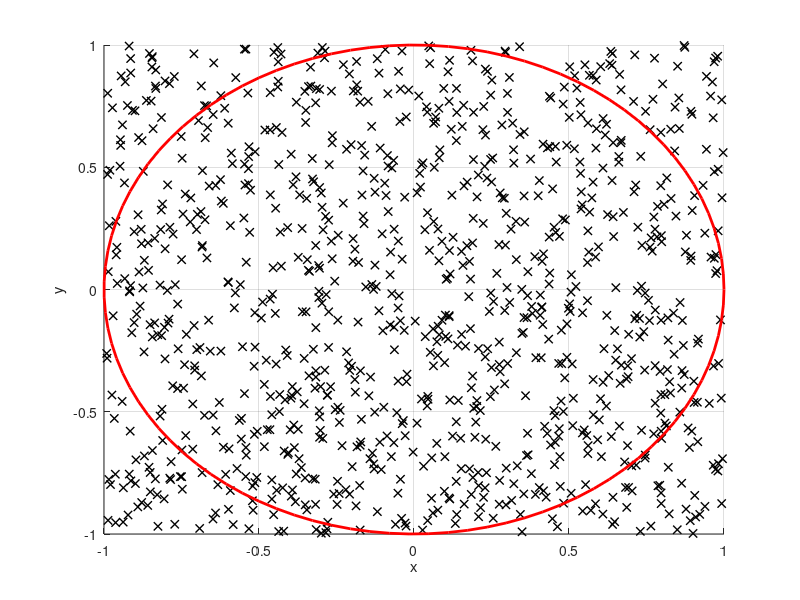

This figure's MATLAB source:
% ### EXestimatePI.m ###      04.22.11 {C. Bergevin}
% Use a random # generator to estimate pi by considering the ratio of areas
% of a circle to a square

clear
% -----------
N=1000;      % # of points to use
% -----------
figure(1); clf; hold on; grid on; 
% +++
% generate array of (uniformly distributed) x and y values
A= 2*rand(N,1)-1;   % x coord.
B= 2*rand(N,1)-1;   % y coord.
% +++
% loop thru to test if each coordinate pair is inside or out
Ac= 0;  % indexer
for nn=1:N
    x= A(nn); y= B(nn);
    % test to see if the point falls within the unit circle (i.e., within
    % it area); if so, update indexer
    if (sqrt(x^2+y^2) <= 1),    Ac= Ac+1;   end
    plot(x,y,'kx','LineWidth',1);     % also plot for visual purposes
end
% +++
% estimate pi as the ratio of the areas
piEST= 4*(Ac/N); fprintf('\n estimate for pi = %g (using %g points) \n\n',piEST, N);
% +++
axis([-1 1 -1 1]);  xlabel('x'); ylabel('y')
% also draw a unit circle
theta= linspace(0,2*pi,100); xC= cos(theta); yC= sin(theta); plot(xC,yC,'r-','LineWidth',2);